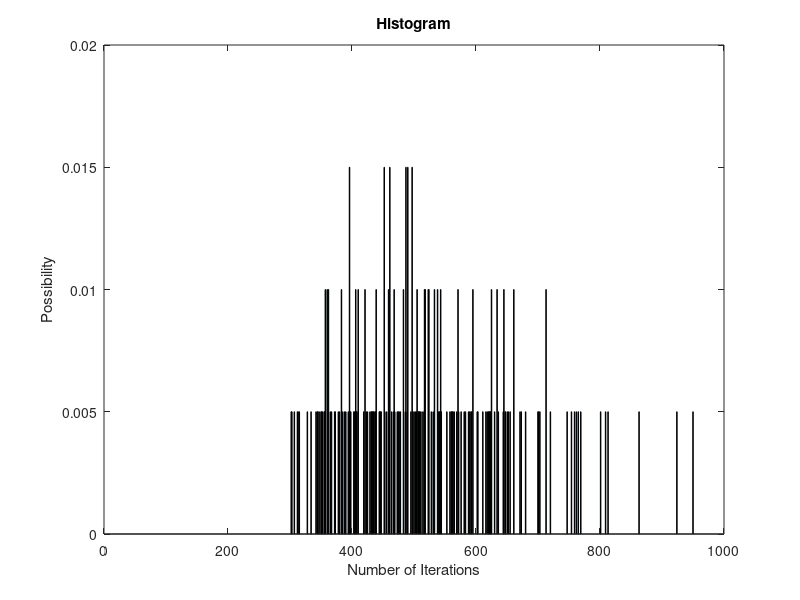

Write the MATLAB code that produced this figure.
clear all;
close all;
clc

n =100; %input number of coupons
m = n*log10(n); %input amount of repeats 
x = 1:n;    %create a vector of all nums 1 -> couponnum
T = zeros(1,ceil(m)); %create a vector of zeros which will track the steps till completion
random = zeros(1,m);
for l = 1:m 
    j = 0; %sets j = 0 at the start of each new repeat
    y = zeros(1,n); %creates a vector of 0's for each new repeat
    while sum(x)~= sum(y)
    r = randi([1,n]); %creates a random number between 1 and the max
    random(l)= random(l)+r;
    for k = 1:n 
        if r == y(k) %checks if the random number is already in the vector y
        else
            y(r) = r; %if not adds the number to the vector in the position of the number
           
        end
    end
    j = sum(y); %tracks to see if all the coupons have been selected
    T(l) = T(l) + 1; %counts the number of times a selection has taken place
    end
end
T_mean = sum(T)/length(T); %calculates the mean
R_mean = sum(random)/length(random); %calculates the mean
disp(T_mean)
a = hist(T, [1:max(T)]);
bar(a/m)
title('Histogram')
ylabel('Possibility')
xlabel('Number of Iterations')
